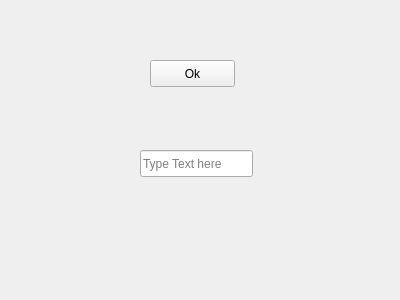
<?xml version="1.0" encoding="UTF-8"?>
<ui version="4.0">
 <class>Form</class>
 <widget class="QWidget" name="Form">
  <property name="geometry">
   <rect>
    <x>0</x>
    <y>0</y>
    <width>400</width>
    <height>300</height>
   </rect>
  </property>
  <property name="windowTitle">
   <string>Form</string>
  </property>
  <widget class="QPushButton" name="button">
   <property name="geometry">
    <rect>
     <x>150</x>
     <y>60</y>
     <width>85</width>
     <height>27</height>
    </rect>
   </property>
   <property name="text">
    <string>Ok</string>
   </property>
  </widget>
  <widget class="QLineEdit" name="lineEdit">
   <property name="geometry">
    <rect>
     <x>140</x>
     <y>150</y>
     <width>113</width>
     <height>27</height>
    </rect>
   </property>
   <property name="text">
    <string/>
   </property>
   <property name="placeholderText">
    <string>Type Text here</string>
   </property>
  </widget>
 </widget>
 <resources/>
 <connections/>
</ui>
